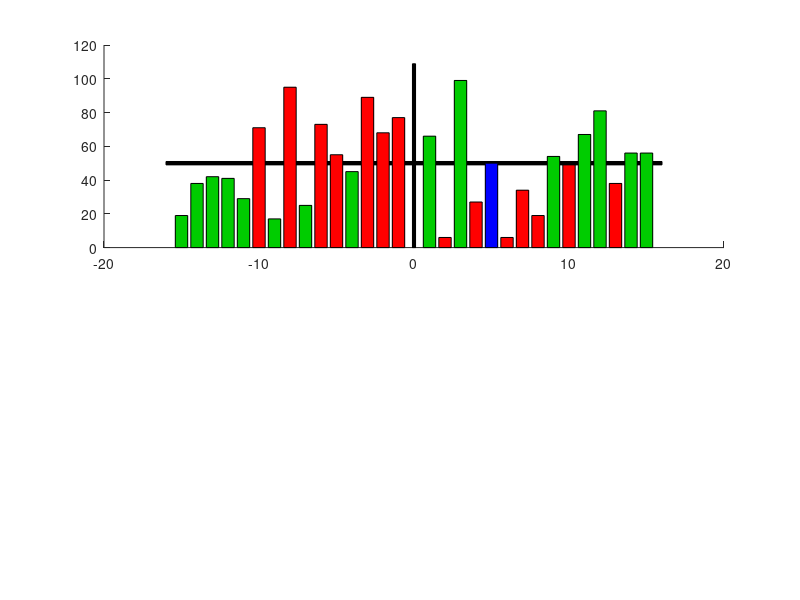

Here is the MATLAB script that generated this plot: (Note: this script raises an error after producing the figure.)
function temple_abm_economy_supply_and_demand
%TEMPLE_ABM_ECONOMY_SUPPLY_AND_DEMAND
%   Two types of agents interact with each other:
%   producers of goods who sell them, and consumers
%   of good who buy them. Each agent possesses a
%   certain number of goods. Each seller has a
%   personal minimum selling price, and each buyer
%   has a personal maximum buying price. There is
%   a market price, and buyers/sellers become
%   active if the market price is above/below or
%   equal their personal price. In each step a
%   certain number of trades are performed between
%   willing sellers and buyers. In addition, the
%   market price moves up/down depending on
%   whether the number of willing buyers/sellers
%   is larger. This model shows how market price
%   fluctuations arise, and it also shows how the
%   long-term market price blows up/plummets if
%   there is am imbalance between production and
%   consumption.
%
% 04/2016 by Benjamin Seibold
%            http://www.math.temple.edu/~seibold/

%------------------------------------------------------------------------
% Parameters
%------------------------------------------------------------------------
n = [15,15]; % number of agents (sellers and buyers)
desired_stock = 50; % desired number of goods
max_stock = 100; % maximum possible stock (all above goes to waste)
market_price = 50; % initial market price
max_number_of_trades = 2*max(n); % maximum number of trades per turn
production = 1; % number of goods added to each seller per turn
consumption = 1; % number of goods taken away from each buyer per turn

% Initialization
min_selling_price = randi(market_price*2,1,n(1));
max_buying_price = randi(market_price*2,1,n(2));
number_of_goods_seller = ones(1,n(1))*desired_stock;
number_of_goods_buyer = ones(1,n(2))*desired_stock;
max_price = 0;
if max_stock==inf, max_goods = 0; else max_goods = max_stock; end

% Computation
for i = 1:10000 % time loop
    %--------------------------------------------------------------------
    % Plotting
    %--------------------------------------------------------------------
    clf
    subplot(2,1,1)
    % Plot current market price
    patch([-[1 1]*(n(1)+1),[1 1]*(n(2)+1)],...
        market_price+[1 -1 -1 1],[0 0 0])
    for j = 1:n(1) % loop over sellers
        % Bars for minimum selling price
        c = sign(min_selling_price(j)-market_price);
        patch(j-n(1)-1.4+[0 1 1 0]*.8,...
            [0 0 1 1]*min_selling_price(j),...
            [c>0 (c<0)*.8 c==0])
    end
    for j = 1:n(2) % loop over buyers
        % Bars for maximum buying price
        c = sign(max_buying_price(j)-market_price);
        patch(j-.4+[0 1 1 0]*.8,...
            [0 0 1 1]*max_buying_price(j),...
            [c<0 (c>0)*.8 c==0])
    end
    max_price = max([max_price,min_selling_price,max_buying_price]);
    patch([-1 -1 1 1]*.1,[1 0 0 1]*max_price*1.1,[0 0 0]) % vertical bar
    text(-n(1)/2,max_price*1.1,'producers / sellers',...
        'HorizontalAlign','center')
    text(n(2)/2,max_price*1.1,'consumers / buyers',...
        'HorizontalAlign','center')
    text(n(2)+.5,market_price,'market price',...
        'HorizontalAlign','right','VerticalAlign','bottom')
    axis([-n(1)-.5,n(2)+.5,0,max_price*1.1])
    title('Prices')
    subplot(2,1,2)
    % Plot desired stock and maximum stock
    patch([-[1 1]*(n(1)+1),[1 1]*(n(2)+1)],...
        desired_stock+[1 -1 -1 1],[0 0 0])
    if max_stock<inf
        patch([-[1 1]*(n(1)+1),[1 1]*(n(2)+1)],...
            max_stock+[1 -1 -1 1],[0 0 0])
    end
    for j = 1:n(1) % loop over sellers
        % Bars for number of goods
        c = sign(number_of_goods_seller(j)-desired_stock);
        patch(j-n(1)-1.4+[0 1 1 0]*.8,...
            [0 0 1 1]*number_of_goods_seller(j),...
            [c>0 (c<0)*.8 c==0])
    end
    for j = 1:n(2) % loop over buyers
        % Bars for number of goods
        c = sign(number_of_goods_buyer(j)-desired_stock);
        patch(j-.4+[0 1 1 0]*.8,...
            [0 0 1 1]*number_of_goods_buyer(j),...
            [c>0 (c<0)*.8 c==0])
    end
    max_goods = max([max_goods,...
        number_of_goods_seller,number_of_goods_buyer]);
    patch([-1 -1 1 1]*.1,[1 0 0 1]*max_goods*1.1,[0 0 0]) % vertical bar
    text(-n(1)/2,max_goods*1.1,'producers / sellers',...
        'HorizontalAlign','center')
    text(n(2)/2,max_goods*1.1,'consumers / buyers',...
        'HorizontalAlign','center')
    text(n(2)+.5,max_stock,'maximum stock',...
        'HorizontalAlign','right','VerticalAlign','bottom')
    text(n(2)+.5,desired_stock,'desired stock',...
        'HorizontalAlign','right','VerticalAlign','bottom')
    axis([-n(1)-.5,n(2)+.5,0,max_goods*1.1])
    title('Number of goods')
    pause(1e-2)
    
    %--------------------------------------------------------------------
    % Update rule
    %--------------------------------------------------------------------
    for j = 1:max_number_of_trades % loop over allowed number of trades
        % Determine potential buyers and sellers
        ind_willing_to_sell = find(market_price>=min_selling_price&...
            number_of_goods_seller>0); % wants to and can sell
        ind_willing_to_buy = find(market_price<=max_buying_price&...
            number_of_goods_buyer<max_stock); % wants to and can buy
        n_willing_to_sell = numel(ind_willing_to_sell); % # of sellers
        n_willing_to_buy = numel(ind_willing_to_buy); % number or buyers

        % Change market price up/down if more/less buyers than sellers
        market_price = max(market_price+...
            sign(n_willing_to_buy-n_willing_to_sell),1);

        % Trading
        if n_willing_to_sell&&n_willing_to_buy % if a trade possible
            % Randomly determine a seller and a buyer
            ind_selling = ind_willing_to_sell(randi(n_willing_to_sell));
            ind_buying = ind_willing_to_buy(randi(n_willing_to_buy));
            % Conduct the trade, move a piece of goods
            number_of_goods_seller(ind_selling) = ...
                number_of_goods_seller(ind_selling)-1;
            number_of_goods_buyer(ind_buying) = ...
                number_of_goods_buyer(ind_buying)+1;
        else
            break
        end
    end
    
    % Adjust individual selling and buying prices based on ownership
    % Producers/sellers
    min_selling_price = ... % sellers raise/lower their prices
        max(min_selling_price-... % when they have too much/little goods
        sign(number_of_goods_seller-desired_stock),1); % in stock
    ind_waste = number_of_goods_seller>=max_stock; % producers with waste
    min_selling_price(ind_waste) = max(... % lower their price
        min_selling_price(ind_waste)-10,1); % substantially
    % Consumers/buyers
    max_buying_price = ... % buyers lower/raise what they are willing to
        max(max_buying_price-... % pay when they have too much/little
        sign(number_of_goods_buyer-desired_stock),0); % goods in stock
    
    % Adjust goods ownership by production and consumption
    number_of_goods_seller = ... % production of goods (cannot exceed
        min(number_of_goods_seller+production,max_stock); % maximum stock)
    number_of_goods_buyer = ... % comsumption of goods (cannot fall
        max(number_of_goods_buyer-consumption,0); % below zero)
end
